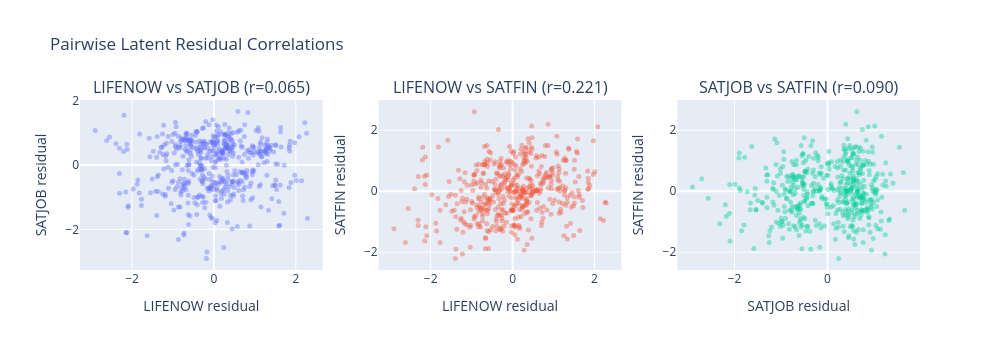

Notebook code cell kept with this figure:
### Code cell
# Visualize latent residuals - pairwise scatter plots
fig = make_subplots(rows=1, cols=3, subplot_titles=[
    f'LIFENOW vs SATJOB (r={polychoric_corr_matrix[0,1]:.3f})',
    f'LIFENOW vs SATFIN (r={polychoric_corr_matrix[0,2]:.3f})',
    f'SATJOB vs SATFIN (r={polychoric_corr_matrix[1,2]:.3f})'
])

fig.add_trace(go.Scatter(x=resid1, y=resid2, mode='markers', marker=dict(opacity=0.4, size=5),
                         showlegend=False), row=1, col=1)
fig.add_trace(go.Scatter(x=resid1, y=resid3, mode='markers', marker=dict(opacity=0.4, size=5),
                         showlegend=False), row=1, col=2)
fig.add_trace(go.Scatter(x=resid2, y=resid3, mode='markers', marker=dict(opacity=0.4, size=5),
                         showlegend=False), row=1, col=3)

fig.update_xaxes(title_text='LIFENOW residual', row=1, col=1)
fig.update_yaxes(title_text='SATJOB residual', row=1, col=1)
fig.update_xaxes(title_text='LIFENOW residual', row=1, col=2)
fig.update_yaxes(title_text='SATFIN residual', row=1, col=2)
fig.update_xaxes(title_text='SATJOB residual', row=1, col=3)
fig.update_yaxes(title_text='SATFIN residual', row=1, col=3)

fig.update_layout(
    title='Pairwise Latent Residual Correlations',
    height=350, width=1000
)
fig.show()

### Figure 1 — Plotly figure (JSON) as saved in the notebook; plotly's stock layout.template omitted (floating-point values rounded to 4 significant figures; data arrays with more than 128 entries replaced by an {"elided": "..."} marker saying what was removed)
{"data": [{"marker": {"opacity": 0.4, "size": 5}, "mode": "markers", "showlegend": false, "type": "scatter", "x": {"elided": "479 float values"}, "xaxis": "x", "y": {"elided": "479 float values"}, "yaxis": "y"}, {"marker": {"opacity": 0.4, "size": 5}, "mode": "markers", "showlegend": false, "type": "scatter", "x": {"elided": "479 float values"}, "xaxis": "x2", "y": {"elided": "479 float values"}, "yaxis": "y2"}, {"marker": {"opacity": 0.4, "size": 5}, "mode": "markers", "showlegend": false, "type": "scatter", "x": {"elided": "479 float values"}, "xaxis": "x3", "y": {"elided": "479 float values"}, "yaxis": "y3"}], "layout": {"annotations": [{"font": {"size": 16}, "showarrow": false, "text": "LIFENOW vs SATJOB (r=0.065)", "x": 0.1444, "xanchor": "center", "xref": "paper", "y": 1, "yanchor": "bottom", "yref": "paper"}, {"font": {"size": 16}, "showarrow": false, "text": "LIFENOW vs SATFIN (r=0.221)", "x": 0.5, "xanchor": "center", "xref": "paper", "y": 1, "yanchor": "bottom", "yref": "paper"}, {"font": {"size": 16}, "showarrow": false, "text": "SATJOB vs SATFIN (r=0.090)", "x": 0.8556, "xanchor": "center", "xref": "paper", "y": 1, "yanchor": "bottom", "yref": "paper"}], "height": 350, "title": {"text": "Pairwise Latent Residual Correlations"}, "width": 1000, "xaxis": {"anchor": "y", "domain": [0, 0.2889], "title": {"text": "LIFENOW residual"}}, "xaxis2": {"anchor": "y2", "domain": [0.3556, 0.6444], "title": {"text": "LIFENOW residual"}}, "xaxis3": {"anchor": "y3", "domain": [0.7111, 1], "title": {"text": "SATJOB residual"}}, "yaxis": {"anchor": "x", "domain": [0, 1], "title": {"text": "SATJOB residual"}}, "yaxis2": {"anchor": "x2", "domain": [0, 1], "title": {"text": "SATFIN residual"}}, "yaxis3": {"anchor": "x3", "domain": [0, 1], "title": {"text": "SATFIN residual"}}}}
